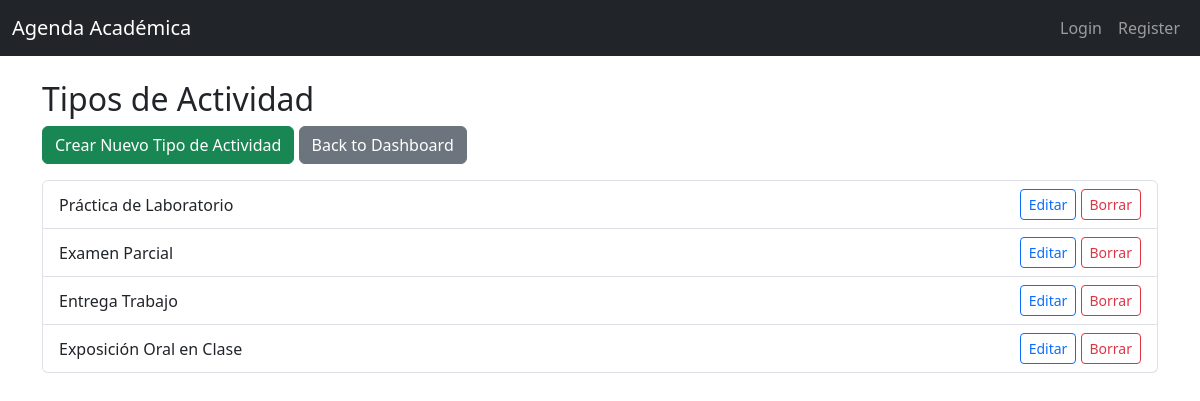
The app's page /tipoactividad/, older data.
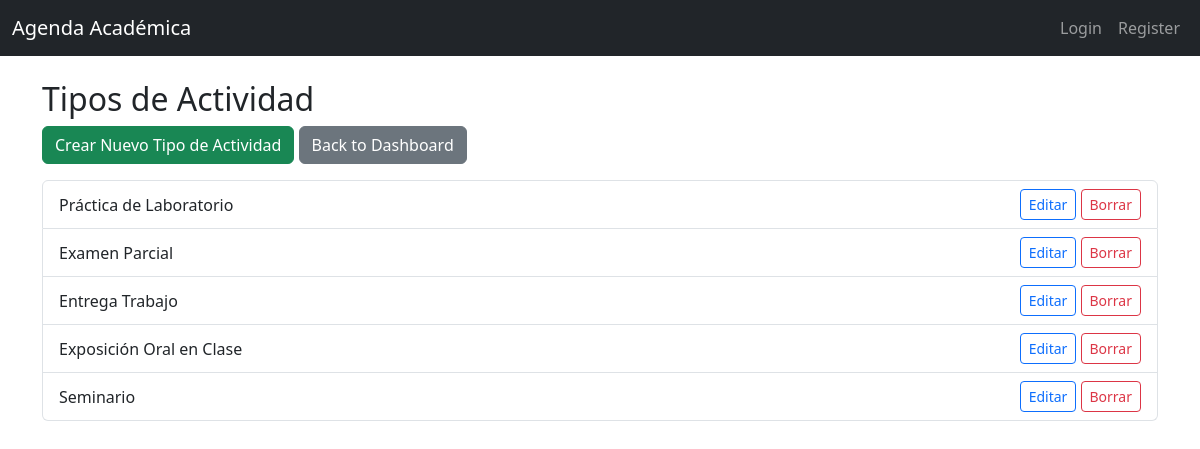
The same page, newer data.
### schedule/models.py (models this page shows, shortened)
class TipoActividad(models.Model):
    nombre = models.CharField(max_length=255)

### schedule/views.py (the view)
# urls.py: path('tipoactividad/', schedule_views.TipoActividadListView.as_view(), name='tipoactividad_list'),
class TipoActividadListView(ListView):
    model = TipoActividad
    template_name = 'schedule/tipoactividad_list.html'

### schedule/templates/schedule/tipoactividad_list.html
{% extends 'base.html' %}
{% block content %}
  <h2>Tipos de Actividad</h2>
  <div class="mb-3">
    <a href="{% url 'tipoactividad_create' %}" class="btn btn-success">Crear Nuevo Tipo de Actividad</a>
    <a href="{% url 'admin_dashboard' %}" class="btn btn-secondary">Back to Dashboard</a>
  </div>
  <ul class="list-group">
    {% for tipoactividad in object_list %}
      <li class="list-group-item d-flex justify-content-between align-items-center">
        {{ tipoactividad.nombre }}
        <div>
          <a href="{% url 'tipoactividad_update' tipoactividad.pk %}" class="btn btn-sm btn-outline-primary">Editar</a>
          <a href="{% url 'tipoactividad_delete' tipoactividad.pk %}" class="btn btn-sm btn-outline-danger">Borrar</a>
        </div>
      </li>
    {% endfor %}
  </ul>
{% endblock %}

Row changes from the older to the newer data that the page shows:
added TipoActividad: nombre "Seminario"
